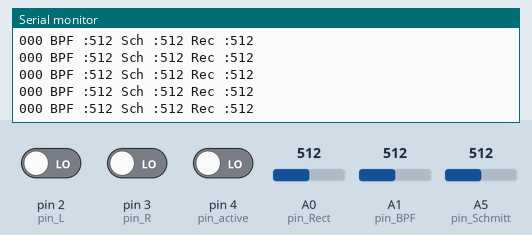
Bench run of a sketch on a simulated Arduino Leonardo, built with avr-gcc and run on an emulated ATmega32U4. On the bench: the last lines printed to the serial monitor. The inputs (shaded band) are chosen by the test bench; at power-on: A1 (pin_BPF) = 512, pin 2 (pin_L) LOW, pin 3 (pin_R) LOW, pin 4 (pin_active) LOW, A0 (pin_Rect) = 512, A5 (pin_Schmitt) = 512. USB keyboard and mouse output is not drawn.

Above: at 2.7 s.
2.8 s: A1 (pin_BPF) set to 11
At 2.85 s:
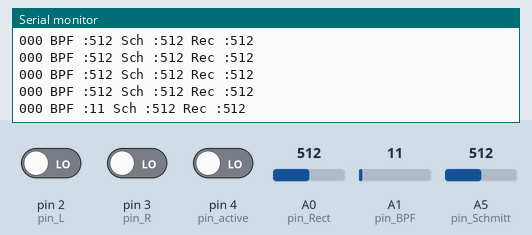
4.3 s: A1 (pin_BPF) set to 8
At 4.38 s:
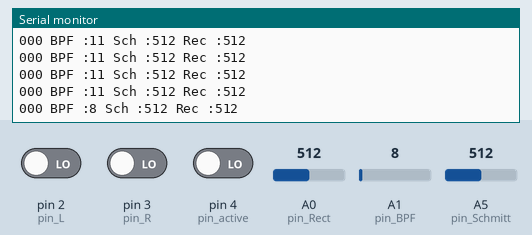
Timing chart, 0 to 7.3 s (numbered marks = the images above; inputs shaded):
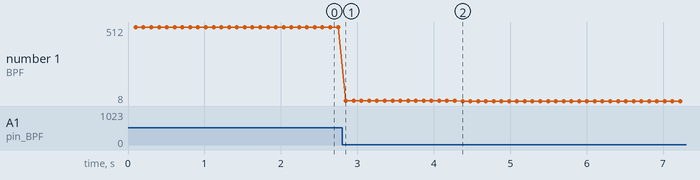

The sketch:

Keyboard_test.ino
```cpp
#include<Keyboard.h>

const int pin_L = 2;
const int pin_R = 3;
const int pin_active = 4;
const int pin_Rect = A0;
const int pin_Schmitt = A5;
const int pin_BPF = A1;

const char key_L = 'a';
const char key_R = 'd';

void setup() {
  pinMode(pin_L, INPUT);
  pinMode(pin_R, INPUT);
  pinMode(pin_Rect, INPUT);
  pinMode(pin_Schmitt, INPUT);
  pinMode(pin_BPF, INPUT);


  Keyboard.begin();
  Serial.begin(9600);
}

void loop() {
  delay(100);
  Serial.print(digitalRead(pin_L)? 1 : 0);
  Serial.print(digitalRead(pin_active)? 1 : 0);
  Serial.print(digitalRead(pin_R)? 1 : 0);

  Serial.print(" BPF :");
  Serial.print(analogRead(pin_BPF));
  Serial.print(" Sch :");
  Serial.print(analogRead(pin_Schmitt));
  Serial.print(" Rec :");
  Serial.print(analogRead(pin_Rect));

  Serial.println("");


  //*
  if(digitalRead(pin_L) && digitalRead(pin_active))Keyboard.press(key_L);
  else Keyboard.release(key_L);

  if(digitalRead(pin_R) && digitalRead(pin_active))Keyboard.press(key_R);
  else Keyboard.release(key_R);
  //*/
}
```

Measured:
- after the input at 2.8 s, the serial monitor: prints a new line after 0.05 s (image 1)
- after the input at 4.3 s, the serial monitor: prints a new line after 0.08 s (image 2)
- plotted number 1: 512 → 11 after the input at 2.8 s, 11 → 8 after the input at 4.3 s
